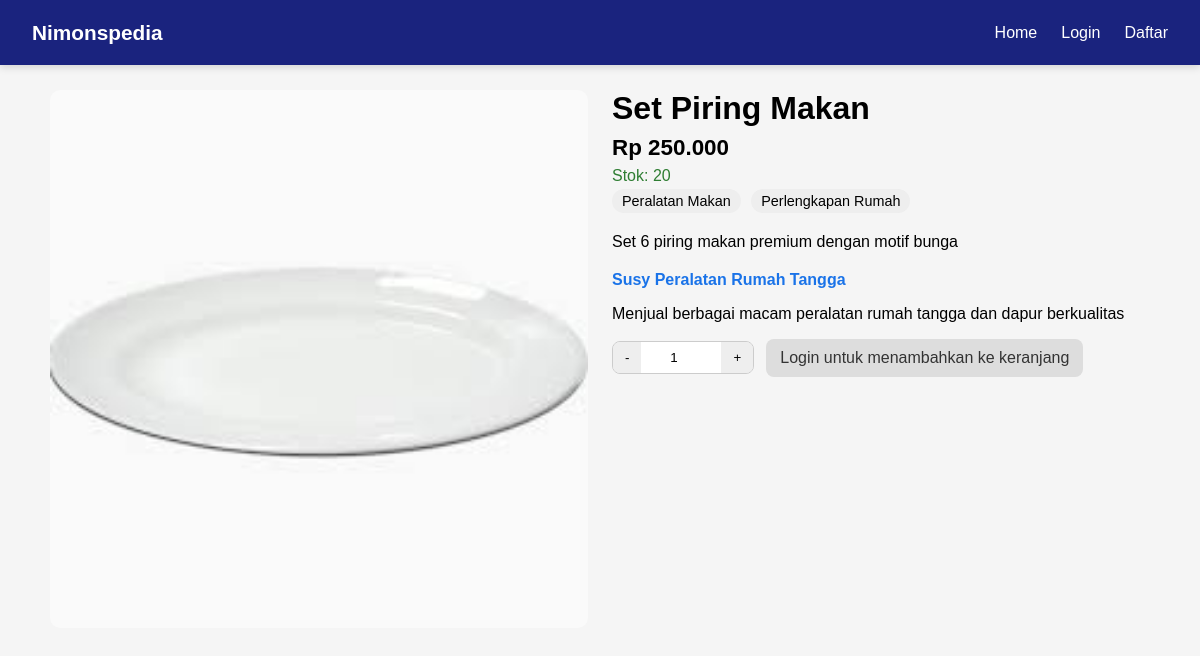
The app's page /php/src/public/buyer/product.php?id=2 with its own data.
### tables this page shows
CREATE TABLE IF NOT EXISTS products (
    product_id INT AUTO_INCREMENT PRIMARY KEY,
    store_id INT NOT NULL,
    product_name VARCHAR(255) NOT NULL,
    description TEXT,
    price INT NOT NULL,
    stock INT DEFAULT 0,
    main_image_path VARCHAR(255),
    created_at DATETIME DEFAULT CURRENT_TIMESTAMP,
    updated_at DATETIME DEFAULT CURRENT_TIMESTAMP ON UPDATE CURRENT_TIMESTAMP,
    deleted_at DATETIME DEFAULT NULL,
    FOREIGN KEY (store_id) REFERENCES stores(store_id)
);

CREATE TABLE IF NOT EXISTS stores (
    store_id INT AUTO_INCREMENT PRIMARY KEY,
    user_id INT NOT NULL UNIQUE,
    store_name VARCHAR(255) NOT NULL UNIQUE,
    store_description TEXT,
    store_logo_path VARCHAR(255),
    balance INT DEFAULT 0,
    created_at DATETIME DEFAULT CURRENT_TIMESTAMP,
    updated_at DATETIME DEFAULT CURRENT_TIMESTAMP ON UPDATE CURRENT_TIMESTAMP,
    FOREIGN KEY (user_id) REFERENCES users(user_id)
);

### php/src/app/controllers/productController.php (called while the page is built, shortened)
<?php
require_once(__DIR__ . '/../models/product.php');
class ProductController {
    private $conn;
    public function __construct($db) {
        $this->conn = $db;
    }
    public function getDetailData(int $productId): array {
        $productModel = new Product($this->conn);
        $product = $productModel->findProductWithStoreById($productId);
        $categories = $productModel->getCategoriesForProduct($productId);
        return [
            'product' => $product,
            'categories' => $categories,
        ];
    }
}

### php/src/app/models/product.php (called while the page is built, shortened)
<?php
class Product {
    private $conn;
    public function __construct($conn) {
        $this->conn = $conn;
    }
    public function findProductWithStoreById(int $productId) {
        $productId = (int)$productId;
        $sql = "SELECT p.*, s.store_name, s.store_description, s.store_id, s.store_logo_path
                FROM products p
                INNER JOIN stores s ON p.store_id = s.store_id
                WHERE p.product_id = $productId AND p.deleted_at IS NULL";
        $res = $this->conn->query($sql);
        return $res ? $res->fetch_assoc() : null;
    }
    public function getCategoriesForProduct(int $productId): array {
        $productId = (int)$productId;
        $sql = "SELECT c.name
                FROM categories c
                INNER JOIN category_items ci ON ci.category_id = c.category_id
                WHERE ci.product_id = $productId
                ORDER BY c.name ASC";
        $res = $this->conn->query($sql);
        $cats = [];
        if ($res) {
            while ($row = $res->fetch_assoc()) {
                $cats[] = $row['name'];
            }
        }
        return $cats;
    }
}

### php/src/public/buyer/product.php (the view, shortened to what this page needs)
<?php
require_once(__DIR__ . '/../../app/config/db.php');
require_once(__DIR__ . '/../../app/models/product.php');
require_once(__DIR__ . '/../../app/controllers/productController.php');
$productId = isset($_GET['id']) ? (int)$_GET['id'] : 0;
$controller = new ProductController($conn);
$data = $controller->getDetailData($productId);
$product = $data['product'];
$categories = $data['categories'];
function sanitize_description($html) {
    return strip_tags($html ?? '', '<p><ul><ol><li><b><i><strong><em><br>');
}
?>
<!DOCTYPE html>
<html lang="en">
  <head>
    <link rel="stylesheet" href="/assets/css/productDetail.css">
  </head>
  <body>
    <?php include_once(__DIR__ . '/../../app/components/navbar.php'); ?>
    <div class="container product-detail" data-product-id="<?= (int)$product['product_id'] ?>" data-max-stock="<?= (int)$product['stock'] ?>">
      <div class="image">
        <img loading="lazy" src="<?= htmlspecialchars($product['main_image_path'] ?: '../assets/images/default.png') ?>" alt="<?= htmlspecialchars($product['product_name']) ?>">
      </div>
      <div class="info">
        <h1><?= htmlspecialchars($product['product_name']) ?></h1>
        <div class="price">Rp <?= number_format((int)$product['price'], 0, ',', '.') ?></div>
        <div class="stock <?= ((int)$product['stock'] === 0) ? 'out' : 'in' ?>">
            <?= ((int)$product['stock'] === 0) ? 'Stok Habis' : 'Stok: ' . (int)$product['stock'] ?>
        </div>
        <div class="categories">
          <?php foreach ($categories as $cat): ?>
            <span class="chip"><?= htmlspecialchars($cat) ?></span>
          <?php endforeach; ?>
        </div>
        <div class="description">
          <?= sanitize_description($product['description']) ?>
        </div>
        <div class="store">
          <a class="store-name" href="/store/detail.php?id=<?= (int)$product['store_id'] ?>"><?= htmlspecialchars($product['store_name']) ?></a>
          <p class="store-desc"><?= htmlspecialchars($product['store_description'] ?? '') ?></p>
        </div>
        <?php if ((int)$product['stock'] > 0): ?>
        <div class="add-to-cart">
          <div class="qty">
            <button type="button" id="qty-minus">-</button>
            <input type="number" id="qty-input" min="1" value="1">
            <button type="button" id="qty-plus">+</button>
          </div>
          <?php if ($role === 'BUYER'): ?>
            <button type="button" id="btn-add">Tambah ke Keranjang</button>
          <?php else: ?>
            <a class="btn-secondary" href="/authentication/login.php">Login untuk menambahkan ke keranjang</a>
          <?php endif; ?>
        </div>
        <?php endif; ?>
      </div>
    </div>
  </body>
</html>

### php/src/public/assets/css/productDetail.css (style rules this page uses)
body { font-family: Arial, sans-serif; margin: 0; background: #f5f5f5; }
.container { max-width: 1100px; margin: 0 auto; padding: 20px; }
.product-detail { display: grid; grid-template-columns: 1fr 1fr; gap: 24px; }
.product-detail .image img { width: 100%; height: auto; border-radius: 10px; }
.product-detail .info h1 { margin: 0 0 8px; }
.product-detail .price { font-size: 1.4em; font-weight: bold; margin: 6px 0; }
.product-detail .stock.in { color: #2e7d32; }
.chip { display: inline-block; background: #eee; border-radius: 999px; padding: 4px 10px; margin: 4px 6px 0 0; font-size: 0.9em; }
.description { margin: 16px 0; line-height: 1.6; }
.store { margin: 16px 0; }
.store .store-name { font-weight: bold; text-decoration: none; color: #1a73e8; }
.add-to-cart { display: flex; gap: 12px; align-items: center; margin-top: 16px; }
.add-to-cart .qty { display: inline-flex; align-items: center; border: 1px solid #ccc; border-radius: 8px; overflow: hidden; }
.add-to-cart .qty button { background: #eee; border: none; padding: 8px 12px; cursor: pointer; }
.add-to-cart .qty input { width: 64px; padding: 8px; border: none; text-align: center; }
.btn-secondary { background: #ddd; color: #333; padding: 10px 14px; border-radius: 8px; text-decoration: none; }

### php/src/public/assets/css/navbar.css (style rules this page uses)
body { margin: 0; padding-top: 70px; }

### records on screen
products: main_image_path (picture), product_name "Set Piring Makan", price "250.000", stock "20", description "Set 6 piring makan premium dengan motif bunga", store.store_name "Susy Peralatan Rumah Tangga", store.store_description "Menjual berbagai macam peralatan rumah tangga dan dapur berkualitas"

### other values on screen
$cat "Peralatan Makan"
$cat "Perlengkapan Rumah"
